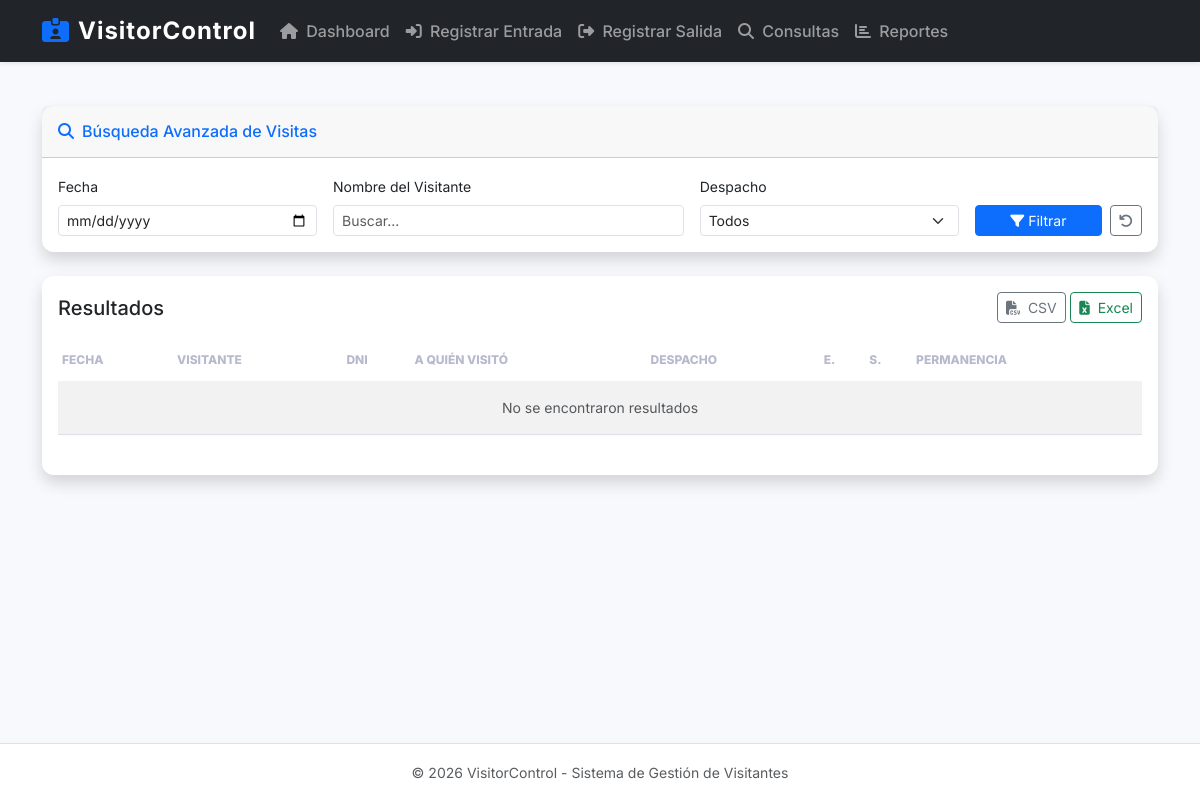
Before: /modulos/consultas.php with the older database file.
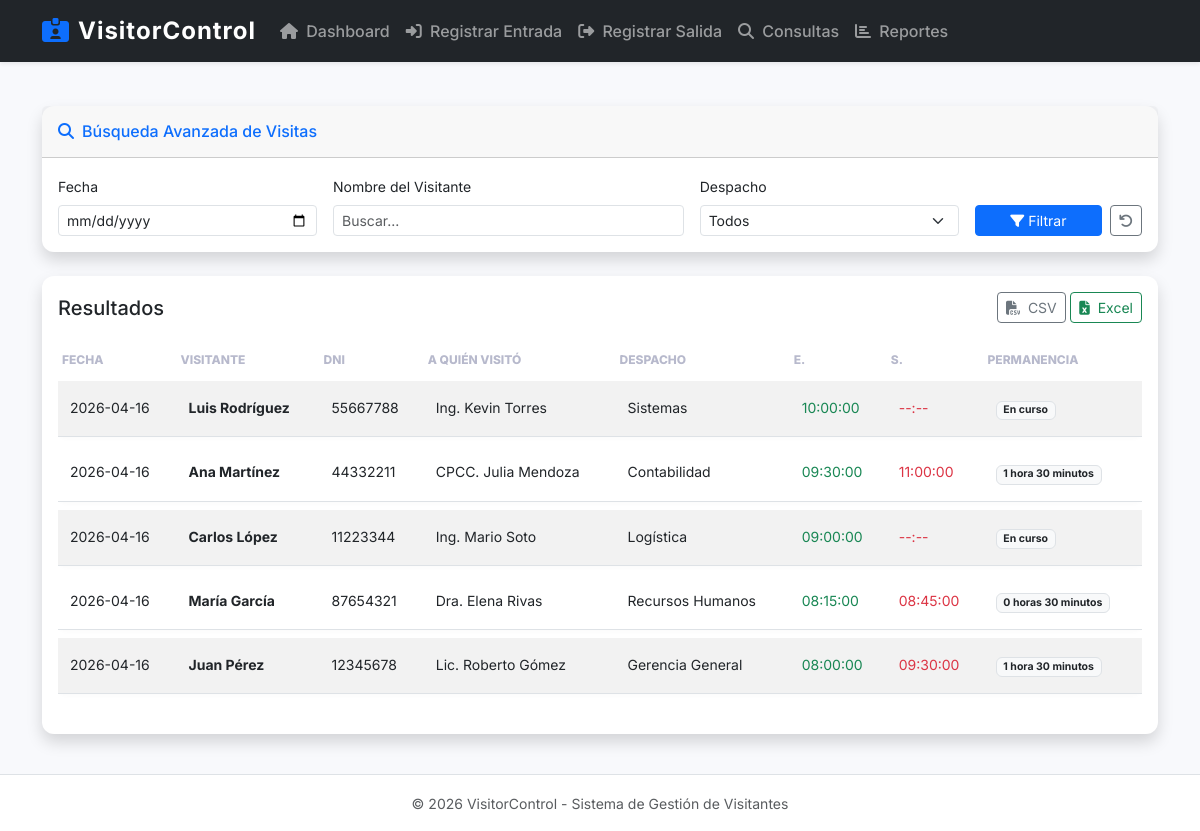
After: the same page with the newer database file.
### tables this page shows
CREATE TABLE IF NOT EXISTS visita (
    id_visita INT AUTO_INCREMENT PRIMARY KEY,
    id_persona INT NOT NULL,
    id_despacho INT NOT NULL,
    id_funcionario INT NOT NULL,
    fecha DATE NOT NULL,
    hora_entrada TIME NOT NULL,
    hora_salida TIME DEFAULT NULL,
    tiempo_permanencia VARCHAR(50) DEFAULT NULL,
    FOREIGN KEY (id_persona) REFERENCES persona(id_persona),
    FOREIGN KEY (id_despacho) REFERENCES despacho(id_despacho),
    FOREIGN KEY (id_funcionario) REFERENCES funcionario(id_funcionario)
);

CREATE TABLE IF NOT EXISTS persona (
    id_persona INT AUTO_INCREMENT PRIMARY KEY,
    nombre VARCHAR(100) NOT NULL,
    dni VARCHAR(20) NOT NULL UNIQUE
);

CREATE TABLE IF NOT EXISTS funcionario (
    id_funcionario INT AUTO_INCREMENT PRIMARY KEY,
    id_despacho INT NOT NULL,
    nombre VARCHAR(100) NOT NULL,
    cargo VARCHAR(100),
    FOREIGN KEY (id_despacho) REFERENCES despacho(id_despacho)
);

CREATE TABLE IF NOT EXISTS despacho (
    id_despacho INT AUTO_INCREMENT PRIMARY KEY,
    nombre VARCHAR(100) NOT NULL
);

### modulos/consultas.php (the view, shortened to what the changed rows need)
<?php
require_once "../config/conexion.php";
include_once "../includes/header.php";
$where = "WHERE 1=1";
$sql = "SELECT v.*, p.nombre as visitante, p.dni, d.nombre as despacho, f.nombre as funcionario
        FROM visita v
        JOIN persona p ON v.id_persona = p.id_persona
        JOIN despacho d ON v.id_despacho = d.id_despacho
        JOIN funcionario f ON v.id_funcionario = f.id_funcionario
        $where
        ORDER BY v.fecha DESC, v.hora_entrada DESC";
$res = mysqli_query($conexion, $sql);
?>
<div class="container container-main fade-in">
    <div class="row">
        <div class="col-12">
            <div class="card shadow">
                <div class="card-body">
                    <div class="table-responsive">
                        <table class="table table-sm table-striped table-hover small">
                            <thead class="bg-light">
                                <tr>
                                    <th>Fecha</th>
                                    <th>Visitante</th>
                                    <th>DNI</th>
                                    <th>A quién visitó</th>
                                    <th>Despacho</th>
                                    <th>E.</th>
                                    <th>S.</th>
                                    <th>Permanencia</th>
                                </tr>
                            </thead>
                            <tbody>
                                <?php if (mysqli_num_rows($res) > 0): ?>
                                    <?php while($row = mysqli_fetch_assoc($res)): ?>
                                        <tr>
                                            <td><?php echo $row['fecha']; ?></td>
                                            <td class="fw-bold"><?php echo $row['visitante']; ?></td>
                                            <td><?php echo $row['dni']; ?></td>
                                            <td><?php echo $row['funcionario']; ?></td>
                                            <td><?php echo $row['despacho']; ?></td>
                                            <td><span class="text-success"><?php echo $row['hora_entrada']; ?></span></td>
                                            <td><span class="text-danger"><?php echo $row['hora_salida'] ?? '--:--'; ?></span></td>
                                            <td><span class="badge bg-light text-dark border"><?php echo $row['tiempo_permanencia'] ?? 'En curso'; ?></span></td>
                                        </tr>
                                    <?php endwhile; ?>
                                <?php else: ?>
                                    <tr><td colspan="8" class="text-center text-muted py-3">No se encontraron resultados</td></tr>
                                <?php endif; ?>
                            </tbody>
                        </table>
                    </div>
                </div>
            </div>
        </div>
    </div>
</div>
<?php include_once "../includes/footer.php"; ?>

Changed rows visible on the page:
now on this page (row edited): visita: fecha "2026-04-16", id_persona.nombre "Luis Rodríguez", id_persona.dni "55667788", id_funcionario.nombre "Ing. Kevin Torres", id_despacho.nombre "Sistemas", hora_entrada "10:00:00", hora_salida "--:--", tiempo_permanencia "En curso"
now on this page (row edited): visita: fecha "2026-04-16", id_persona.nombre "Ana Martínez", id_persona.dni "44332211", id_funcionario.nombre "CPCC. Julia Mendoza", id_despacho.nombre "Contabilidad", hora_entrada "09:30:00", hora_salida "11:00:00", tiempo_permanencia "1 hora 30 minutos"
now on this page (row edited): visita: fecha "2026-04-16", id_persona.nombre "Carlos López", id_persona.dni "11223344", id_funcionario.nombre "Ing. Mario Soto", id_despacho.nombre "Logística", hora_entrada "09:00:00", hora_salida "--:--", tiempo_permanencia "En curso"
now on this page (row edited): visita: fecha "2026-04-16", id_persona.nombre "María García", id_persona.dni "87654321", id_funcionario.nombre "Dra. Elena Rivas", id_despacho.nombre "Recursos Humanos", hora_entrada "08:15:00", hora_salida "08:45:00", tiempo_permanencia "0 horas 30 minutos"
now on this page (row edited): visita: fecha "2026-04-16", id_persona.nombre "Juan Pérez", id_persona.dni "12345678", id_funcionario.nombre "Lic. Roberto Gómez", id_despacho.nombre "Gerencia General", hora_entrada "08:00:00", hora_salida "09:30:00", tiempo_permanencia "1 hora 30 minutos"
Other visible differences:
text no longer shown: "No se encontraron resultados"
